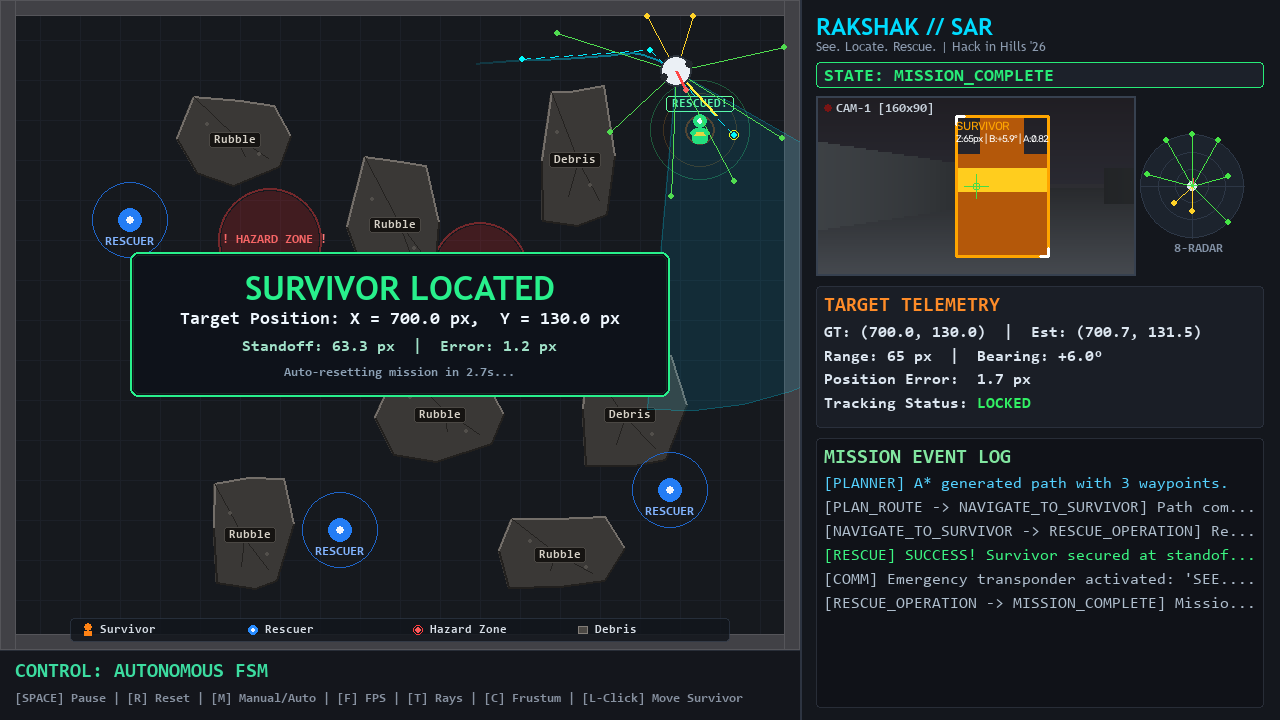
#> input picture assets/located.png, 1280 x 720 px
$ python -i detector.py   (imports and definitions only)
#> lines starting #> are read from the running program, lines starting #| are printed output that depends on the picture; after the words box and inside, x2 and y2 are one past the last pixel; in counts of white or black regions, pixels touching at a corner belong together
"""
detector.py - Pure Vision-Based Object Detection via OpenCV for Rakshak.

Operates EXCLUSIVELY on the camera image buffer (np.ndarray).
Never accesses ground-truth world coordinates.

Pipeline:
- BGR to HSV color space conversion
- Color segmentation for:
  - Survivor (Rescue Orange)
  - Rescuers (Personnel Blue)
  - Rubble / Obstacles (Concrete Gray)
- Morphological noise suppression (Opening / Closing)
- Contour analysis and bounding box extraction
- Pinhole camera range Z = (f * W_real) / w_bbox and bearing estimation
- Mask-area ratio metric (strictly NO fake confidence numbers)
- Frame-skipping: executes full CV processing every 2nd frame, reusing cached results
"""

import math
from dataclasses import dataclass
from typing import List, Tuple, Optional
import numpy as np
import cv2


@dataclass
class Detection:
    """Detected entity from camera image."""
    class_label: str             # "SURVIVOR", "RESCUER", "RUBBLE"
    bbox: Tuple[int, int, int, int]  # (x, y, w, h) in 160x90 camera frame
    estimated_range: float       # Z in pixels
    estimated_bearing: float     # Angle relative to camera optical axis in radians
    mask_area_ratio: float       # Grounded metric: contour_area / (w * h)
    contour_area: float          # Pixel area of segmented mask
    triage_level: str = "CRITICAL"  # "CRITICAL", "INJURED", "STABLE"


class VisionDetector:
    """
    OpenCV HSV color segmentation & contour detector.
    """

    # Physical object real-world reference dimensions (width, height)
    W_REAL_SURVIVOR = 24.0
    H_REAL_SURVIVOR = 36.0
    W_REAL_RESCUER = 22.0
    H_REAL_RESCUER = 36.0
    W_REAL_RUBBLE = 40.0
    H_REAL_RUBBLE = 38.0

    def __init__(
        self,
        focal_length: float = 125.57,
        cx: float = 80.0,
        cy: float = 45.0,
        max_range: float = 340.0,
    ):
        self.focal_length = focal_length
        self.cx = cx
        self.cy = cy
        self.max_range = max_range

        # Morphological kernel
        self.kernel = cv2.getStructuringElement(cv2.MORPH_RECT, (3, 3))

        # HSV color thresholds (OpenCV H: 0..179, S: 0..255, V: 0..255)
        # Rescue Orange: H: 7..25 (tolerant to smoke haze & noise)
        self.lower_orange = np.array([7, 65, 55], dtype=np.uint8)
        self.upper_orange = np.array([25, 255, 255], dtype=np.uint8)

        # Rescuer Blue: H: 95..130
        self.lower_blue = np.array([95, 80, 50], dtype=np.uint8)
        self.upper_blue = np.array([130, 255, 255], dtype=np.uint8)

        # Rubble Gray: Low saturation
        self.lower_rubble = np.array([0, 0, 35], dtype=np.uint8)
        self.upper_rubble = np.array([180, 50, 130], dtype=np.uint8)

        # Minimum contour pixel area to reject noise
        self.min_area = 8.0

        # Phase 4: Noise vs Clean detection statistics
        self.frames_noise_off: int = 0
        self.detections_noise_off: int = 0
        self.frames_noise_on: int = 0
        self.detections_noise_on: int = 0

        # Frame skip state
        self.frame_counter = 0
        self.cached_detections: List[Detection] = []
        self.cached_annotated_frame: Optional[np.ndarray] = None

    def detect(self, camera_frame: np.ndarray, force_update: bool = False) -> List[Detection]:
        """
        Runs detection on the camera image.
        Executes full OpenCV pipeline on odd frames (1, 3, 5...),
        reusing cached detections on even frames (2, 4, 6...) for optimal performance.
        """
        self.frame_counter += 1

        # Frame skipping: execute every 2nd frame, reuse cached in between
        if not force_update and (self.frame_counter > 1) and (self.frame_counter % 2 == 0) and (self.cached_detections is not None):
            return self.cached_detections

        # STRICT REQUIREMENT: Input is purely the camera image
        if camera_frame is None or camera_frame.size == 0:
            self.cached_detections = []
            return []

        hsv = cv2.cvtColor(camera_frame, cv2.COLOR_BGR2HSV)
        detections: List[Detection] = []

        # 1. Detect Survivor (Orange)
        orange_mask = cv2.inRange(hsv, self.lower_orange, self.upper_orange)
        orange_mask = cv2.morphologyEx(orange_mask, cv2.MORPH_OPEN, self.kernel)
        orange_mask = cv2.morphologyEx(orange_mask, cv2.MORPH_CLOSE, self.kernel)

        survivor_dets = self._extract_contours(
            orange_mask,
            "SURVIVOR",
            self.W_REAL_SURVIVOR,
            self.H_REAL_SURVIVOR,
            min_area=self.min_area,
            hsv_img=hsv,
        )
        detections.extend(survivor_dets)

        # 2. Detect Rescuers (Blue)
        blue_mask = cv2.inRange(hsv, self.lower_blue, self.upper_blue)
        blue_mask = cv2.morphologyEx(blue_mask, cv2.MORPH_OPEN, self.kernel)
        blue_mask = cv2.morphologyEx(blue_mask, cv2.MORPH_CLOSE, self.kernel)

        rescuer_dets = self._extract_contours(
            blue_mask,
            "RESCUER",
            self.W_REAL_RESCUER,
            self.H_REAL_RESCUER,
            min_area=self.min_area,
            hsv_img=None,
        )
        detections.extend(rescuer_dets)

        self.cached_detections = detections
        return detections

    def _classify_triage(self, hsv: np.ndarray, x: int, y: int, w: int, h: int) -> str:
        """
        Classifies triage strictly from the camera image using HSV color segmentation on the tag badge.
        Returns: 'CRITICAL' (Red), 'INJURED' (Yellow), or 'STABLE' (Green).
        """
        if hsv is None:
            return "CRITICAL"
        # The triage tag badge is positioned on the torso below the reflective stripe (approx 45% to 85% down, 20% to 80% wide)
        roi_y1 = y + int(h * 0.45)
        roi_y2 = y + int(h * 0.85)
        roi_x1 = x + int(w * 0.20)
        roi_x2 = x + int(w * 0.80)
        roi = hsv[roi_y1:roi_y2, roi_x1:roi_x2]
        if roi.size == 0:
            roi = hsv[y : y + h, x : x + w]
        if roi.size == 0:
            return "CRITICAL"

        # Red tag (CRITICAL): H in [0..7] or [170..180], S >= 50, V >= 50
        mask_r1 = cv2.inRange(roi, np.array([0, 50, 50], dtype=np.uint8), np.array([7, 255, 255], dtype=np.uint8))
        mask_r2 = cv2.inRange(roi, np.array([170, 50, 50], dtype=np.uint8), np.array([180, 255, 255], dtype=np.uint8))
        red_pts = int(cv2.countNonZero(mask_r1) + cv2.countNonZero(mask_r2))

        # Yellow tag (INJURED): H in [26..38], S >= 50, V >= 50 (rejects chest reflective stripe H=23)
        mask_y = cv2.inRange(roi, np.array([26, 50, 50], dtype=np.uint8), np.array([38, 255, 255], dtype=np.uint8))
        yellow_pts = int(cv2.countNonZero(mask_y))

        # Green tag (STABLE): H in [45..88], S >= 45, V >= 45
        mask_g = cv2.inRange(roi, np.array([45, 45, 45], dtype=np.uint8), np.array([88, 255, 255], dtype=np.uint8))
        green_pts = int(cv2.countNonZero(mask_g))

        # Classification based strictly on highest tag pixel count
        if yellow_pts > red_pts and yellow_pts >= green_pts and yellow_pts > 0:
            return "INJURED"
        elif green_pts > red_pts and green_pts > yellow_pts and green_pts > 0:
            return "STABLE"
        elif red_pts > 0:
            return "CRITICAL"

        return "CRITICAL"

    def _extract_contours(
        self,
        mask: np.ndarray,
        class_label: str,
        real_width: float,
        real_height: float,
        min_area: float,
        hsv_img: Optional[np.ndarray] = None,
    ) -> List[Detection]:
        """Extracts contours, computes bounding box, range Z, bearing, and mask-area ratio."""
        contours, _ = cv2.findContours(mask, cv2.RETR_EXTERNAL, cv2.CHAIN_APPROX_SIMPLE)
        results = []

        for cnt in contours:
            area = float(cv2.contourArea(cnt))
            if area < min_area:
                continue

            x, y, w, h = cv2.boundingRect(cnt)
            if w <= 1 or h <= 1:
                continue

            # Grounded metric: Mask Area Ratio (actual coverage inside bounding rectangle)
            mask_ratio = float(area / (w * h))

            # Metric range estimation:
            # If horizontally occluded by a wall/pillar edge, effective width is derived from unoccluded height
            aspect_ratio = real_height / real_width  # e.g. 36/24 = 1.5
            effective_w = max(float(w), float(h) / aspect_ratio)

            # Pinhole Camera Range Estimation: Z = (f * W_real) / effective_w
            estimated_range = float((self.focal_length * real_width) / effective_w)

            # STRICT REQUIREMENT: Reject any detection whose estimated range exceeds camera max range
            if estimated_range > self.max_range or estimated_range < 10.0:
                continue

            # Bearing angle from optical center: theta = arctan((bbox_center_x - cx) / f)
            bbox_center_x = x + (w / 2.0)
            estimated_bearing = float(math.atan2(bbox_center_x - self.cx, self.focal_length))

            triage_lvl = "CRITICAL"
            if class_label == "SURVIVOR" and hsv_img is not None:
                triage_lvl = self._classify_triage(hsv_img, x, y, w, h)

            results.append(
                Detection(
                    class_label=class_label,
                    bbox=(x, y, w, h),
                    estimated_range=estimated_range,
                    estimated_bearing=estimated_bearing,
                    mask_area_ratio=mask_ratio,
                    contour_area=area,
                    triage_level=triage_lvl,
                )
            )

        # Sort by contour area descending (strongest primary detection first)
        results.sort(key=lambda d: d.contour_area, reverse=True)
        return results

    # [170 lines left out: function get_annotated_feed, not called in this run]

>>> import cv2
>>> picture = cv2.imread('assets/located.png')
#> picture is the input picture: shape (720, 1280, 3); mean B, G, R 40.8, 37.8, 32.5
>>> result = VisionDetector().detect(picture)
#> in detect, `orange_mask = cv2.inRange(hsv, self.lower_orange, self.upper_orange)`:
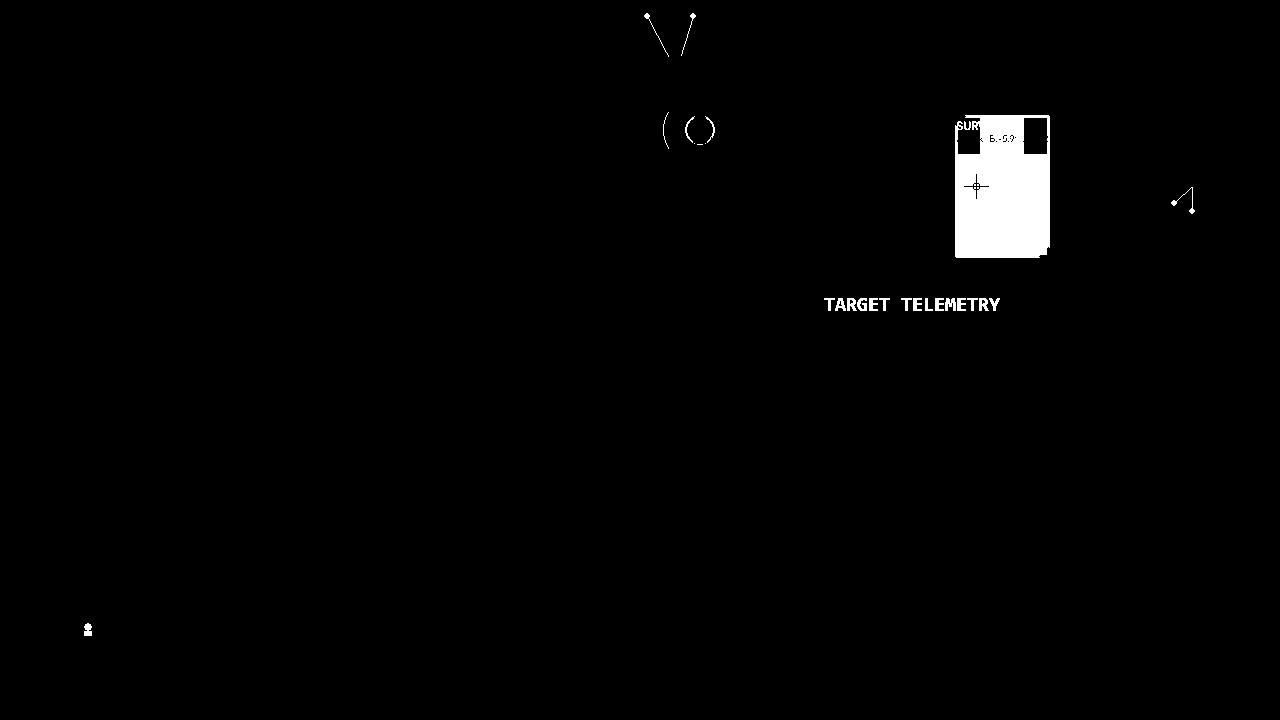
#> orange_mask: shape (720, 1280); 1.5% white; 27 white regions (3 under 20 px), largest, box (x1, y1, x2, y2) and area: (955, 115, 1050, 258) 11818, (945, 298, 956, 311) 101, (847, 298, 857, 311) 90
#> in detect, `orange_mask = cv2.morphologyEx(orange_mask, cv2.MORPH_OPEN, self.kernel)`:
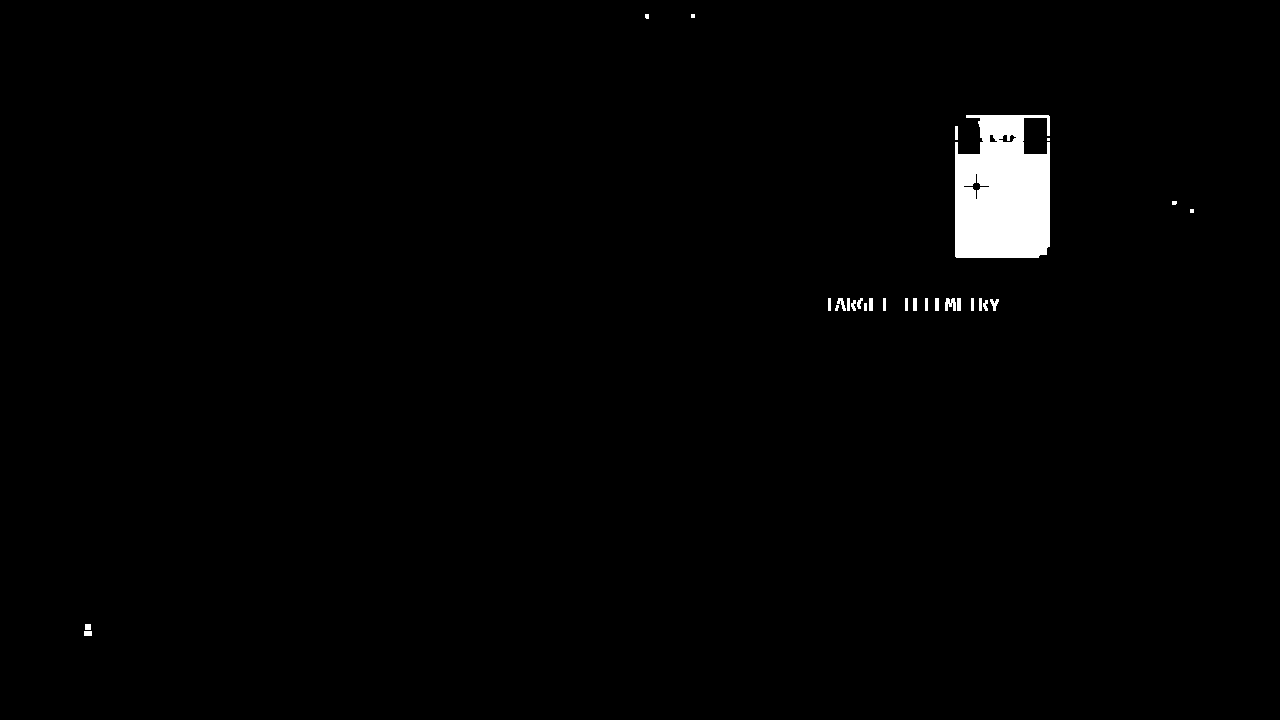
#> orange_mask: shape (720, 1280); 1.4% white; 28 white regions (6 under 20 px), largest, box (x1, y1, x2, y2) and area: (955, 115, 1050, 258) 11615, (945, 298, 956, 311) 101, (990, 299, 999, 311) 58
#> in _extract_contours, `contours, _ = cv2.findContours(mask, cv2.RETR_EXTERNAL, cv2.CHAIN_APPR..`: contours = 17 contours, 4 with area under 20; largest, box (x1, y1, x2, y2) and area: (955, 115, 1050, 258) 12404, (835, 298, 863, 311) 180, (945, 298, 961, 311) 150, (979, 298, 999, 311) 108, (864, 298, 873, 311) 72
#> the loop in _extract_contours, `for cnt in contours:` made 17 passes
#> (area, x, y, w, h, mask_ratio, effective_w, estimated_range) on passes 2, 4, 10, 11, 15: (108, 979, 298, 20, 13, 0.415, 20, 150.7), (150.5, 945, 298, 16, 13, 0.724, 16, 188.4), (71.5, 864, 298, 9, 13, 0.611, 9, 334.9), (180.5, 835, 298, 28, 13, 0.496, 28, 107.6), (12404, 955, 115, 95, 143, 0.913, 95.33, 31.61)
#> after the loop in _extract_contours, `for cnt in contours:`: results = 5 items
#> in detect, `blue_mask = cv2.morphologyEx(blue_mask, cv2.MORPH_OPEN, self.kernel)`:
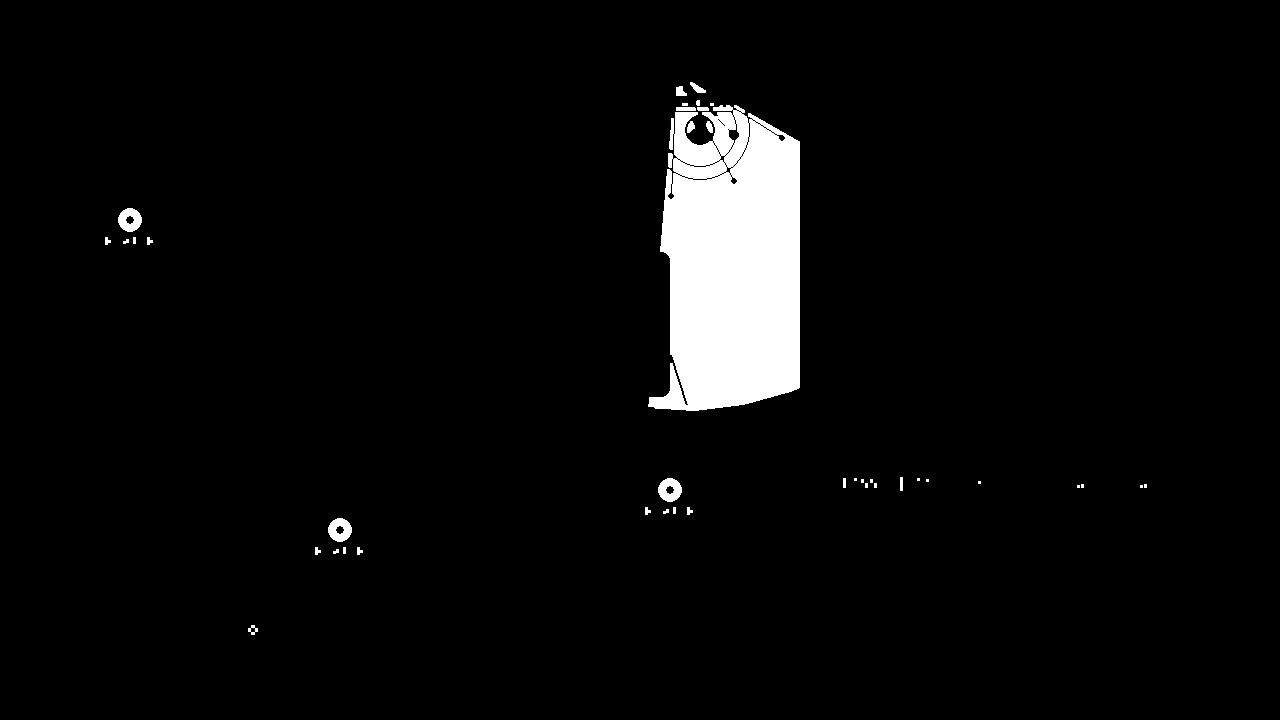
#> blue_mask: shape (720, 1280); 4.2% white; 40 white regions (14 under 20 px), largest, box (x1, y1, x2, y2) and area: (648, 105, 800, 411) 36706, (118, 208, 142, 232) 396, (658, 478, 682, 502) 396
#> in detect, `blue_mask = cv2.morphologyEx(blue_mask, cv2.MORPH_CLOSE, self.kernel)`:
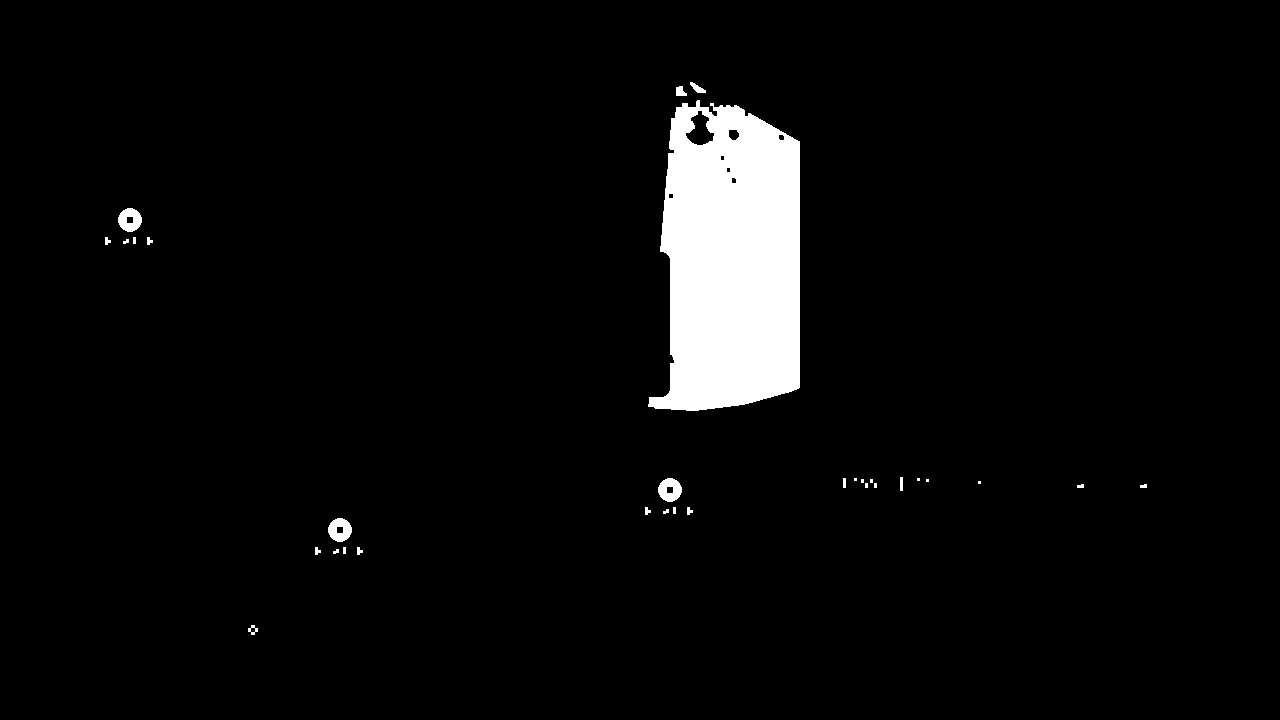
#> blue_mask: shape (720, 1280); 4.3% white; 31 white regions (8 under 20 px)
#> in _extract_contours (call 2), `contours, _ = cv2.findContours(mask, cv2.RETR_EXTERNAL, cv2.CHAIN_APPR..`: contours = 31 contours, 17 with area under 20; largest, box (x1, y1, x2, y2) and area: (648, 100, 800, 411) 37834, (328, 518, 352, 542) 407, (658, 478, 682, 502) 407, (118, 208, 142, 232) 407, (690, 82, 706, 93) 68
#> the loop in _extract_contours (call 2), `for cnt in contours:` made 31 passes
#> (area, x, y, w, h, mask_ratio, effective_w, estimated_range) on passes 1, 6, 22, 28, 29, 30, 31: (47, 248, 625, 10, 10, 0.47, 10, 276.3), (407, 328, 518, 24, 24, 0.707, 24, 115.1), (407, 658, 478, 24, 24, 0.707, 24, 115.1), (407, 118, 208, 24, 24, 0.707, 24, 115.1), (37834, 648, 100, 152, 311, 0.8, 190.1, 14.54), (64, 676, 86, 11, 10, 0.582, 11, 251.1), (67.5, 690, 82, 16, 11, 0.384, 16, 172.7)
#> in detect, `rescuer_dets = self._extract_contours( blue_mask, "RESCUER", self.W_RE..`: rescuer_dets = 8 items
#> in detect, `self.cached_detections = detections`: self.cached_detections = 13 items
#> result = 13 items
